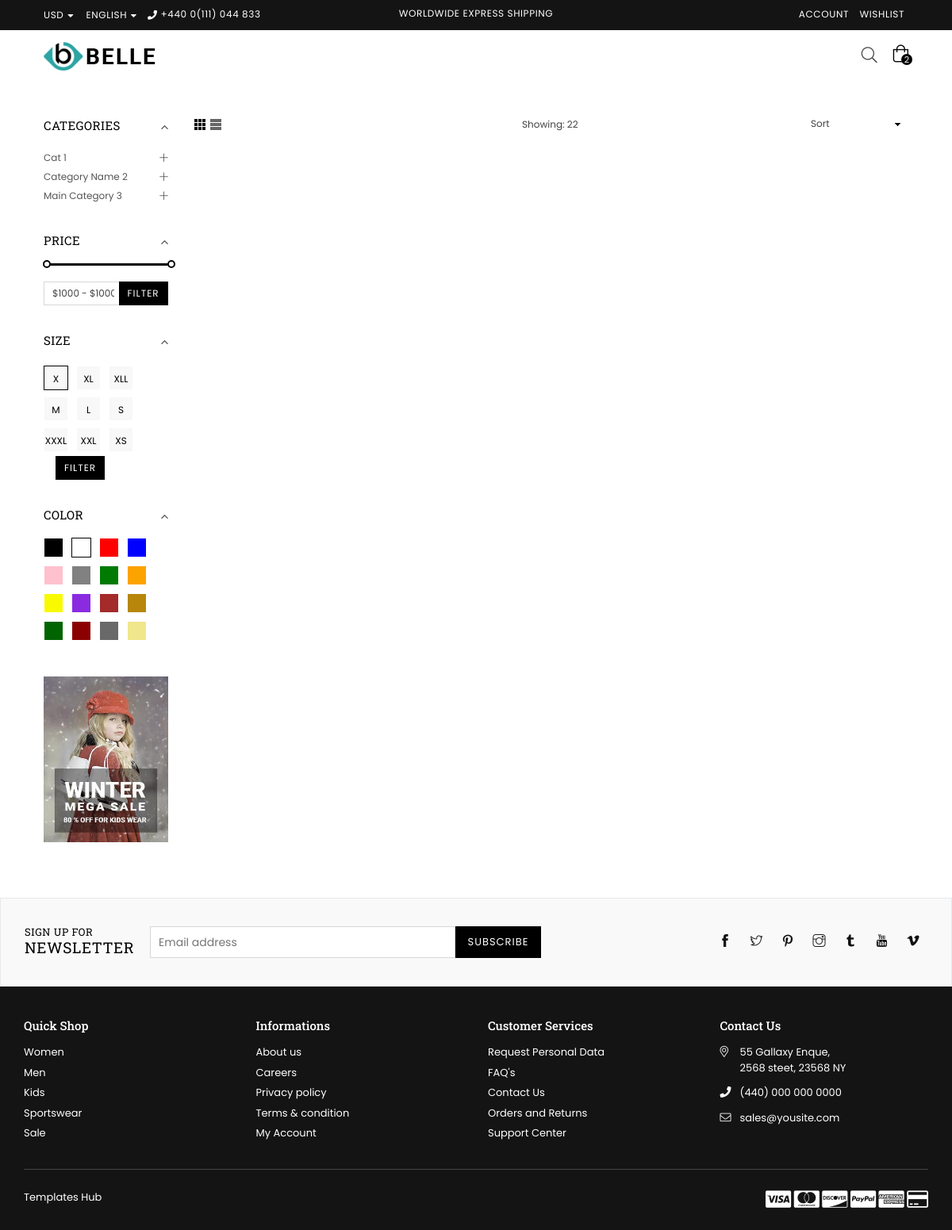
Page /CategoryFilter/3/ on the earlier database version.
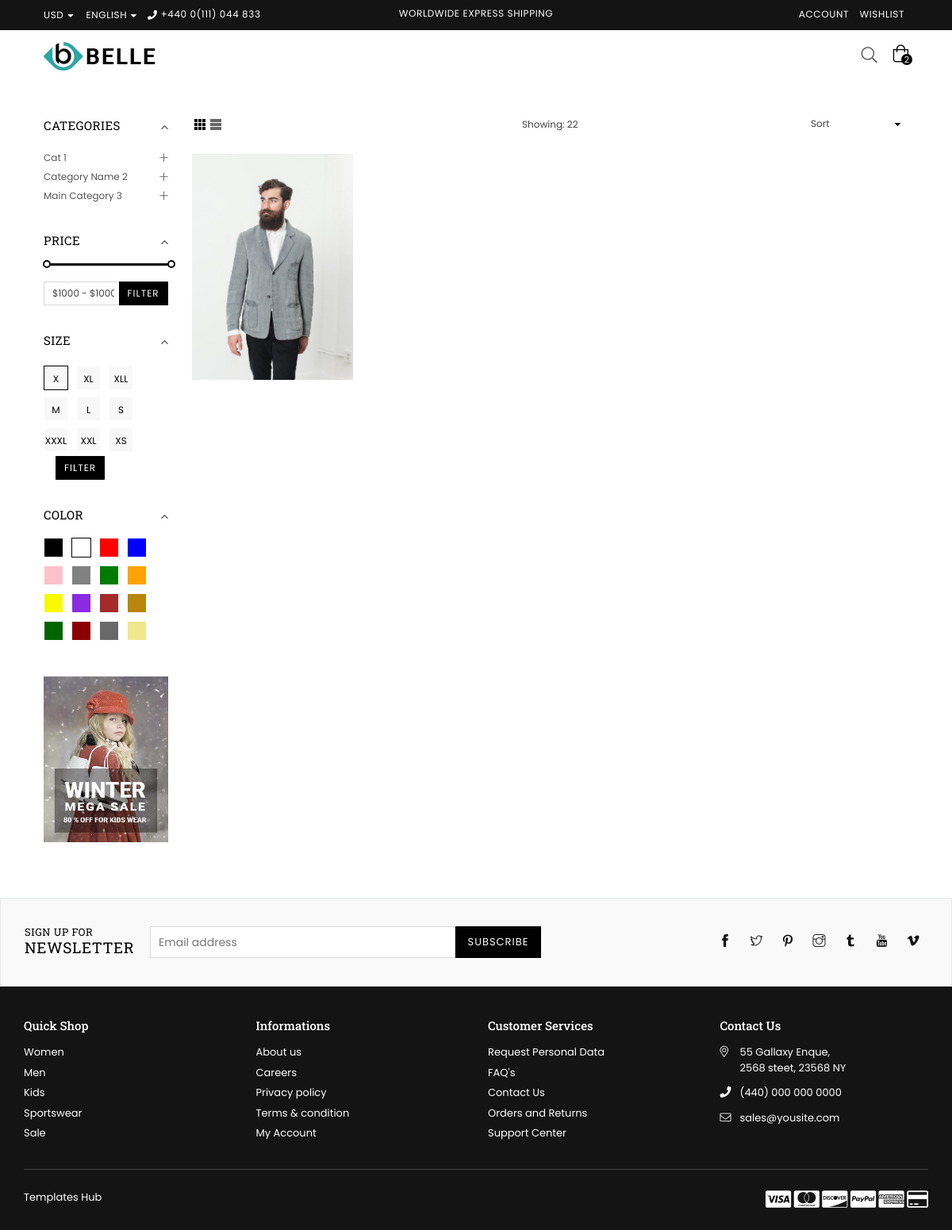
Same page on the later database version.
### shop/models.py (models this page shows, shortened)
class Category(models.Model):
    category_name = models.CharField(max_length=225)

class Items(models.Model):
    item_name = models.CharField(max_length=225)
    category = models.ForeignKey(subCategory,on_delete=models.CASCADE)
    sell_price = models.FloatField(default=0.00)
    balance_qty = models.IntegerField(default=0)
    photo = models.ImageField(upload_to='', blank=True, null=True)
    photo2 = models.ImageField(upload_to='', blank=True, null=True)
    photo3 = models.ImageField(upload_to='', blank=True, null=True)
    photo4 = models.ImageField(upload_to='', blank=True, null=True)
    itm_description = models.CharField(max_length=225,blank=True, null=True)

### shop/views.py (the view)
# urls.py: path('CategoryFilter/<int:id>/', CategoryFilter.as_view(), name='CategoryFilter'),
class CategoryFilter(View):
    def get(self, request,*args, **kwargs):
        cat = Category.objects.all()
        cart_id = self.request.session.get('cart_id', None)
        c_id = kwargs['id']
        subcat = subCategory.objects.get(id = c_id)
        itm = Items.objects.filter(category=subcat)
        if cart_id:
            cart = Cart.objects.get(id=cart_id)
            context = {'itm':itm, 'cart':cart, 'cat':cat}
            return render(request, 'shop.html', context)
        else:
            cart = None
            context = {'itm':itm, 'cart':cart, 'cat':cat}
            return render(request, 'shop.html', context)

### templates/shop.html (shortened to what this page needs)
{% extends 'base.html' %}
{% load static %}
{% block content %}
<div class="container-fluid">
    <div class="row" id="shoppagerow">
        <div class="col-12 col-sm-12 col-md-3 col-lg-2 sidebar filterbar">
            <div class="sidebar_tags">
                <div class="sidebar_widget categories filter-widget">
                    <div class="widget-title">
                        <h2>Categories</h2>
                    </div>
                    <div class="widget-content">
                        <ul class="sidebar_categories">
                            {% for i in cat %}
                            <li class="level1 sub-level"><a href="#;" class="site-nav">{{i.category_name}}</a>
                            </li>
                            {% endfor %}
                        </ul>
                    </div>
                </div>
                <div class="sidebar_widget filterBox filter-widget">
                    <div class="widget-title">
                        <h2>Price</h2>
                    </div>
                    <form action="#" method="post" class="price-filter">
                        <div id="slider-range"
                            class="ui-slider ui-slider-horizontal ui-widget ui-widget-content ui-corner-all">
                            <span class="ui-slider-handle ui-state-default ui-corner-all" tabindex="0"></span>
                            <span class="ui-slider-handle ui-state-default ui-corner-all" tabindex="0"></span>
                        </div>
                        <div class="row">
                            <div class="col-6">
                                <p class="no-margin"><input id="amount" type="text"></p>
                            </div>
                            <div class="col-6 text-right margin-25px-top">
                                <button class="btn btn-secondary btn--small">filter</button>
                            </div>
                        </div>
                    </form>
                </div>
                <div class="sidebar_widget filterBox filter-widget size-swacthes">
                    <div class="widget-title">
                        <h2>Size</h2>
                    </div>
                    <div class="filter-color swacth-list">
                        <ul>
                            <li><span class="swacth-btn checked">X</span></li>
                            <li><span class="swacth-btn">XL</span></li>
                            <li><span class="swacth-btn">XLL</span></li>
                            <li><span class="swacth-btn">M</span></li>
                            <li><span class="swacth-btn">L</span></li>
                            <li><span class="swacth-btn">S</span></li>
                            <li><span class="swacth-btn">XXXL</span></li>
                            <li><span class="swacth-btn">XXL</span></li>
                            <li><span class="swacth-btn">XS</span></span></li>
                        </ul>
                    </div>
                    <div class="col-6 text-right margin-25px-top">
                        <button class="btn btn-secondary btn--small">filter</button>
                    </div>
                </div>
                <div class="sidebar_widget filterBox filter-widget">
                    <div class="widget-title">
                        <h2>Color</h2>
                    </div>
                    <div class="filter-color swacth-list clearfix">
                        <span class="swacth-btn black"></span>
                        <span class="swacth-btn white checked"></span>
                        <span class="swacth-btn red"></span>
                        <span class="swacth-btn blue"></span>
                        <span class="swacth-btn pink"></span>
                        <span class="swacth-btn gray"></span>
                        <span class="swacth-btn green"></span>
                        <span class="swacth-btn orange"></span>
                        <span class="swacth-btn yellow"></span>
                        <span class="swacth-btn blueviolet"></span>
                        <span class="swacth-btn brown"></span>
                        <span class="swacth-btn darkGoldenRod"></span>
                        <span class="swacth-btn darkGreen"></span>
                        <span class="swacth-btn darkRed"></span>
                        <span class="swacth-btn dimGrey"></span>
                        <span class="swacth-btn khaki"></span>
                    </div>
                </div>
                <div class="sidebar_widget static-banner">
                    <img src="assets/images/side-banner-2.jpg" alt="" />
                </div>
            </div>
        </div>
        <div class="col-12 col-sm-12 col-md-9 col-lg-10 main-col">
            <div class="productList">
                <div class="toolbar">
                    <div class="filters-toolbar-wrapper">
                        <div class="row">
                            <div
                                class="col-4 col-md-4 col-lg-4 filters-toolbar__item collection-view-as d-flex justify-content-start align-items-center">
                                <a href="#" title="Grid View" class="change-view change-view--active">
                                    <img src="{% static 'assets/images/grid.jpg' %}" alt="Grid" />
                                </a>
                                <a href="#" title="List View" class="change-view">
                                    <img src="{% static 'assets/images/list.jpg' %}" alt="List" />
                                </a>
                            </div>
                            <div
                                class="col-4 col-md-4 col-lg-4 text-center filters-toolbar__item filters-toolbar__item--count d-flex justify-content-center align-items-center">
                                <span class="filters-toolbar__product-count">Showing: 22</span>
                            </div>
                            <div class="col-4 col-md-4 col-lg-4 text-right">
                                <div class="filters-toolbar__item">
                                    <select name="SortBy" id="SortBy"
                                        class="filters-toolbar__input filters-toolbar__input--sort">
                                        <option value="title-ascending" selected="selected">Sort</option>
                                    </select>
                                </div>
                            </div>
                        </div>
                    </div>
                </div>
                <div class="grid-products grid--view-items">
                    <div class="row">
                        {% for i in itm %}
                        <div class="col-6 col-sm-6 col-md-4 col-lg-3 grid-view-item style2 item">
                            <div class="grid-view_image">
                                <a href="/internecom/" class="grid-view-item__link">
                                    <img class="grid-view-item__image primary blur-up lazyload"
                                        data-src="{{i.photo.url}}" src="{{i.photo.url}}" alt="image" title="product">
                                </a>
                            </div>
                        </div>
                        {% endfor %}
                    </div>
                </div>
            </div>
        </div>
    </div>
</div>
{% endblock content %}

Differences in the rows shown:
added Items: photo (picture)
